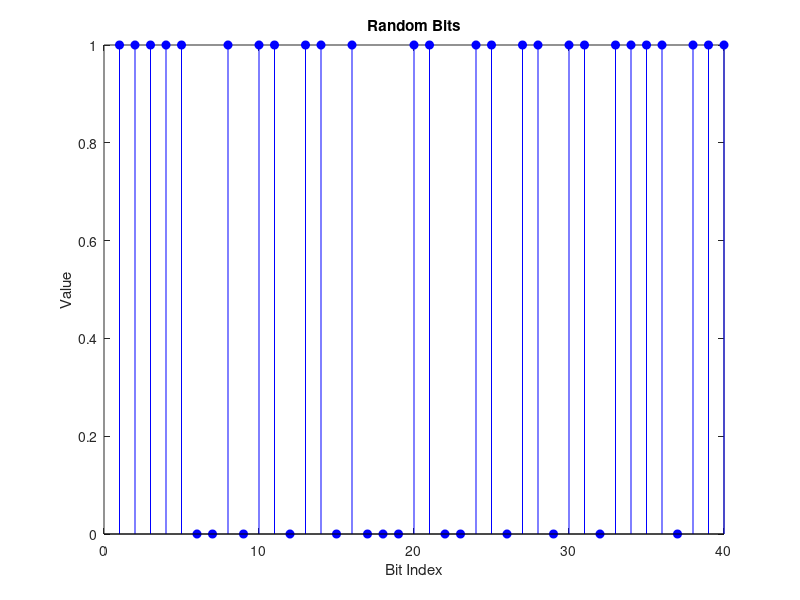
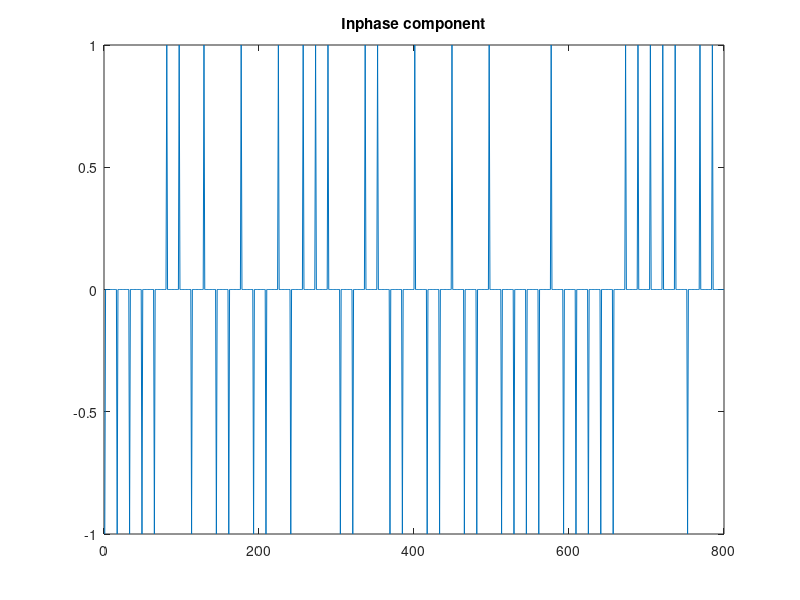
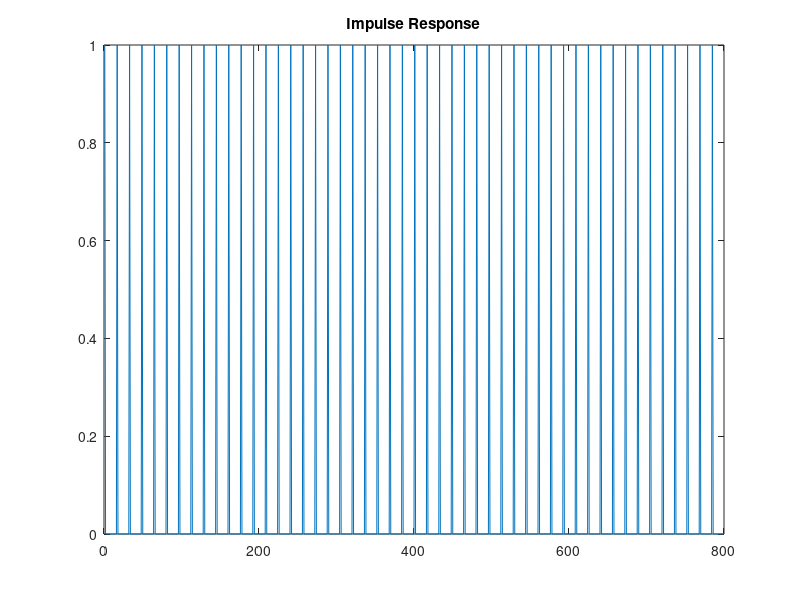
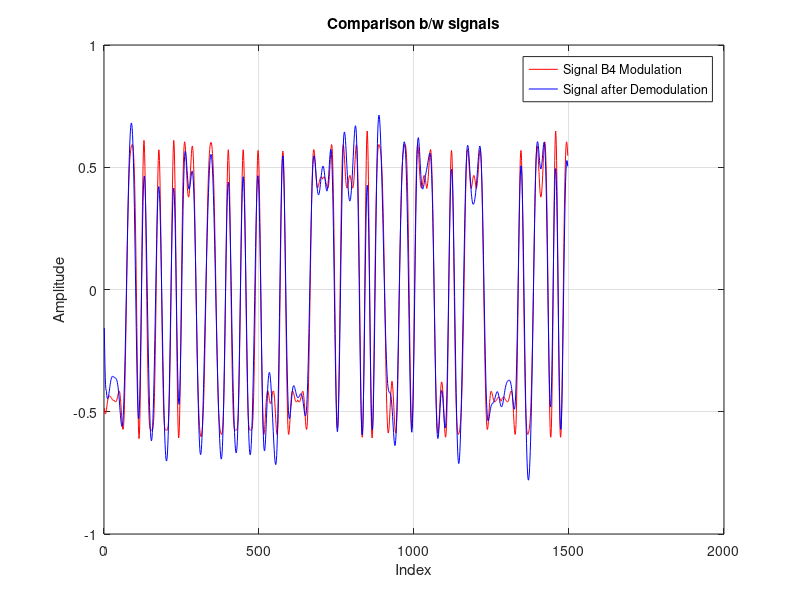

MATLAB code to generate these figures, in order:
% http://kom.aau.dk/group/05gr943/worksheets/worksheet2_qam.pdf
% QAM transmitter comprises of an encoder block, which allocates
% the 16 quantized levels of data to 4 levels of I and Q components
% each. Both I and Q are pulse shaped using Root Raised Cosine
% filter and then multiplied with sine and cosine respectively. The
% two streams are then added together. 

close all;
len=100; % Number of points in calculation
M=16; % M-ary number 


% Mapping to I and Q
% msg_d = randi(1,len,[0 1]); % Generating random bits
msg_d = [1 1 1 1 1 0 0 1 0 1 1 0 1 1 0 1 0 0 0 1 1 0 0 1 1 0 1 1 0 1 1 0 1 1 1 1 0 1 1 1 1 1 0 0 0 0 0 1 0 0 0 0 1 0 1 0 0 1 1 1 0 0 1 0 0 0 0 1 1 1 0 1 1 0 0 0 0 1 1 1 1 1 1 1 0 1 1 0 0 0 1 0 1 0 0 0 1 1 1 1];
figure;
stem(msg_d(1:40),'b-','filled'); % plotting digital bit stream
title('Random Bits');
xlabel('Bit Index');
ylabel('Value'); 

% msg_a=modmap(msg_d,1,1,'qask',M); % Mapping I and Q 
msg_a=[-1 1;-1 1;-1 1;-1 1;-1 1;1 1;1 1;-1 1;1 1;-1 1;-1 1;1 1;-1 1;-1 1;1 1;-1 1;1 1;1 1;1 1;-1 1;-1 1;1 1;1 1;-1 1;-1 1;1 1;-1 1;-1 1;1 1;-1 1;-1 1;1 1;-1 1;-1 1;-1 1;-1 1;1 1;-1 1;-1 1;-1 1;-1 1;-1 1;1 1;1 1;1 1;1 1;1 1;-1 1;1 1;1 1;1 1;1 1;-1 1;1 1;-1 1;1 1;1 1;-1 1;-1 1;-1 1;1 1;1 1;-1 1;1 1;1 1;1 1;1 1;-1 1;-1 1;-1 1;1 1;-1 1;-1 1;1 1;1 1;1 1;1 1;-1 1;-1 1;-1 1;-1 1;-1 1;-1 1;-1 1;1 1;-1 1;-1 1;1 1;1 1;1 1;-1 1;1 1;-1 1;1 1;1 1;1 1;-1 1;-1 1;-1 1;-1 1];
sigI1=msg_a(:,1);
sigQ1=msg_a(:,2);

szsigi1 = size(sigI1);
fprintf('message modulated into %d samples\n', szsigi1(1));


over = 16; % oversampling factor

a=zeros(length(sigI1),over-1);
b=zeros(length(sigQ1),over-1);
sigI=([sigI1 a])';
sigI=sigI(:);
sigQ=([sigQ1 b])';
sigQ=sigQ(:);

sizesigI = size(sigI);
fprintf('zero padded to %d\n', sizesigI(1));


figure;
plot(sigI(1:800));
title('Inphase component');
figure;
plot(sigQ(1:800));
title('Quadrature component'); 

% A root raised cosine finite impulse response filter is used to filter
% the data streams before modulation onto the quadrature carriers.
% When passed through a band limited channel, rectangular pulses
% suffer from the effects of time dispersion and tend to smear into
% one another. There is always a danger of intersymbol interference
% between signals. So pulse shaping eliminates inter-symbol
% interference by ensuring that at a given symbol instance, the
% contribution to the response from all other symbols is zero. 


rolloff=.5;
% pulse = rcosine(1,over,'sqrt',rolloff); %basic raised-cosine pulseshape
pulse = [0.000757880681389975 -0.000574075075184937 -0.00191109473128678 -0.00313154714967902 -0.00411300683693988 -0.0047426217283228 -0.00492764744413622 -0.00460533156816589 -0.00375131798398794 -0.00238578896099966 -0.000576671725614586 0.0015605975852505 0.00386704507303347 0.00614790737313021 0.00818392876183618 0.00974570655963259 0.0106103295394597 0.0105793356224152 0.00949685040401532 0.00726667143497868 0.00386704507303346 -0.000638051420191638 -0.00609216010905161 -0.0122449346710257 -0.0187565899199397 -0.0252083788621056 -0.0311188928233004 -0.0359655988354323 -0.0392106651788268 -0.0403298051332098 -0.0388426130962011 -0.0343426953240514 -0.0265258238486492 -0.0152143749295502 -0.000376454387066892 0.0178616439035609 0.0392106651788269 0.0632219176852463 0.0892992469778191 0.116719134132271 0.144658117408138 0.172226298239291 0.198505316559523 0.222588891418874 0.243623839601108 0.260849420190217 0.273632912236456 0.281499513706922 0.284154943091895 0.281499513706922 0.273632912236456 0.260849420190217 0.243623839601108 0.222588891418874 0.198505316559523 0.172226298239291 0.144658117408138 0.116719134132271 0.0892992469778191 0.0632219176852463 0.0392106651788269 0.0178616439035609 -0.000376454387066892 -0.0152143749295502 -0.0265258238486492 -0.0343426953240514 -0.0388426130962011 -0.0403298051332098 -0.0392106651788268 -0.0359655988354323 -0.0311188928233004 -0.0252083788621056 -0.0187565899199397 -0.0122449346710257 -0.00609216010905161 -0.000638051420191638 0.00386704507303346 0.00726667143497868 0.00949685040401532 0.0105793356224152 0.0106103295394597 0.00974570655963259 0.00818392876183618 0.00614790737313021 0.00386704507303347 0.0015605975852505 -0.000576671725614586 -0.00238578896099966 -0.00375131798398794 -0.00460533156816589 -0.00492764744413622 -0.0047426217283228 -0.00411300683693988 -0.00313154714967902 -0.00191109473128678 -0.000574075075184937 0.000757880681389975];
[val,pos] = max(pulse);
% figure; impz(pulse,1);
title('Impulse Response');
sigI2 = filter(pulse,1,sigI); % signal after pulse shaping
sigI2 = sigI2(pos:length(sigI2)); % discard transient
sigQ2 = filter(pulse,1,sigQ); % signal after pulse shaping
sigQ2 = sigQ2(pos:length(sigQ2)); % discard transient 

sizesigI2 = size(sigI2);
fprintf('size of sigI2 is %d\n', sizesigI2(1));

sigtx = sigI2 + sigQ2*1j;

n=1:length(sigI2);
c=cos(2*pi*n/10); % cosine signal
s=sin(2*pi*n/10); % sine signal
modsigI=sigI2.*c'; % Modulating with cosine
modsigQ=sigQ2.*s'; % Modulating with sine
modsig1 = modsigI+modsigQ;

% Addition of noise
noise=.07* randn(length(modsig1),1);
modsig=modsig1+noise; % Addition of noise to modulated signal 



% QAM Receiver
% Demodulation of the received signal is done by using coherent sine
% and cosine signals. The two streams are then passed through RRC
% filter. The signal is sampled and decision is taken by the Slicer.
% The original symbols are generated by decoding I and Q symbols. 

% Demodulation
recI = modsig.*c(1:length(modsig))'; % Demodulation of signal I
recQ =modsig.*s(1:length(modsig))'; % Demodulation of signal Q
% Root Raised Cosine Filtering
recI=filter(pulse,1,recI); % signal after RRC filter
recQ=filter(pulse,1,recQ); % signal after RRC filter
recI=recI(pos:end);
recQ=recQ(pos:end); 


% Low Pass Filtering
Num = remez(over,[0 0.2 0.3 1],[1 1 0 0]);
% Num = [1.43973947975579e-06 -5.3951762897698e-06 -9.94867085701845e-06 -1.00780191433225e-05 2.96950393551084e-08 1.93070008458448e-05 3.63729466378132e-05 3.36356961647335e-05 -7.58916142272223e-08 -5.52606078784295e-05 -9.80676630989527e-05 -8.61087664811657e-05 1.38449210541375e-07 0.00012963669975684 0.000221824725480566 0.000188438540421716 -2.33086598574349e-07 -0.000267540314042156 -0.000446248553775273 -0.000370209735810514 3.64927796801817e-07 0.000503407806521742 0.000823645866217566 0.000671053441121798 -5.35728748092922e-07 -0.000882477323779427 -0.00142220229395167 -0.00114229323573643 7.49880926541593e-07 0.00146282149002399 0.00232928051836924 0.00184969551172567 -1.00129277050685e-06 -0.00231928677879143 -0.00365820460306975 -0.00287932885442247 1.28299393919145e-06 0.00355241820279999 0.00556386830846196 0.00435125886358253 -1.58290728706027e-06 -0.00530957278436887 -0.00828001399456078 -0.00645250511656117 1.88465477711088e-06 0.00783719668861798 0.012212964582155 0.00952171476915492 -2.16880860794811e-06 -0.0116223753509157 -0.0182045411147906 -0.0142963103600685 2.4142533703145e-06 0.01784982427966 0.0284352315211708 0.0228252261990455 -2.60624655387783e-06 -0.0304315684660474 -0.0509475412594876 -0.0437671404945185 2.72811847751427e-06 0.0742741660764829 0.158442135572915 0.224824724388928 0.249997230722697 0.224824724388928 0.158442135572915 0.0742741660764829 2.72811847751427e-06 -0.0437671404945185 -0.0509475412594876 -0.0304315684660474 -2.60624655387783e-06 0.0228252261990455 0.0284352315211708 0.01784982427966 2.4142533703145e-06 -0.0142963103600685 -0.0182045411147906 -0.0116223753509157 -2.16880860794811e-06 0.00952171476915492 0.012212964582155 0.00783719668861798 1.88465477711088e-06 -0.00645250511656117 -0.00828001399456078 -0.00530957278436887 -1.58290728706027e-06 0.00435125886358253 0.00556386830846196 0.00355241820279999 1.28299393919145e-06 -0.00287932885442247 -0.00365820460306975 -0.00231928677879143 -1.00129277050685e-06 0.00184969551172567 0.00232928051836924 0.00146282149002399 7.49880926541593e-07 -0.00114229323573643 -0.00142220229395167 -0.000882477323779427 -5.35728748092922e-07 0.000671053441121798 0.000823645866217566 0.000503407806521742 3.64927796801817e-07 -0.000370209735810514 -0.000446248553775273 -0.000267540314042156 -2.33086598574349e-07 0.000188438540421716 0.000221824725480566 0.00012963669975684 1.38449210541375e-07 -8.61087664811657e-05 -9.80676630989527e-05 -5.52606078784295e-05 -7.58916142272223e-08 3.36356961647335e-05 3.63729466378132e-05 1.93070008458448e-05 2.96950393551084e-08 -1.00780191433225e-05 -9.94867085701845e-06 -5.3951762897698e-06 1.43973947975579e-06];
tailsize = (over/2)+1;
recI_filt=filter(Num,1,recI); % Passing received signal I through low pass filter
recI1=recI_filt(tailsize:end); %Truncatig response tail
recQ_filt=filter(Num,1,recQ); % Passing received I through LPF
recQ1=recQ_filt(tailsize:end); %Truncatig response tail

% Sampling
recI2=recI1(1:over:length(recI1));
recQ2=recQ1(1:over:length(recQ1)); 

% Slicer
 for i=1:length(recI2)
   if (recI2(i) >0)
     recI2(i)=1;
   elseif (recI2(i)<0)
     recI2(i)=-1;
   end
   if (recQ2(i)>0)
     recQ2(i)=1;
   elseif (recQ2(i)<0)
     recQ2(i)=-1;
   end
 end
 sig_rec = [recI2 recQ2]; % Received signal after detection
 sig_final=demodmap(sig_rec,1,1,'qask',M); % Final received signal

sizesigI2 = size(sigI2);
fprintf('len of sigI2 is %d\n', sizesigI2(1));
 
% Plotting figures
sizesigI2 = size(sigI2);
sizerecI1 = size(recI1);
commonlength = min(sizesigI2(1), sizerecI1(1));
figure;
plot(1.8*sigI2(1:commonlength),'r-'); % B4 modulation
hold;
plot(recI1(1:commonlength),'b-');grid on; % After Demodulation
title('Comparison b/w signals');
xlabel('Index');ylabel('Amplitude');
legend('Signal B4 Modulation' , 'Signal after Demodulation');
figure;
stem(msg_d(1:40),'r-');hold; % Original data
stem(sig_final(1:40),'.b-');grid on; % Recieved data
title('comparison b/w Original and Recieved Data');
xlabel('index'); ylabel('Integer value');
legend('Original Data' , 'Recieved Data') ; 

% Check Bits
total_bits = size(sig_final); % this example truncates some of the original bits
total_bits = total_bits(1);
res_vector = msg_d(1:total_bits) == sig_final.';
correct = sum(res_vector);
fprintf('correct: %d, fail: %d\n\n', correct, total_bits-correct);



